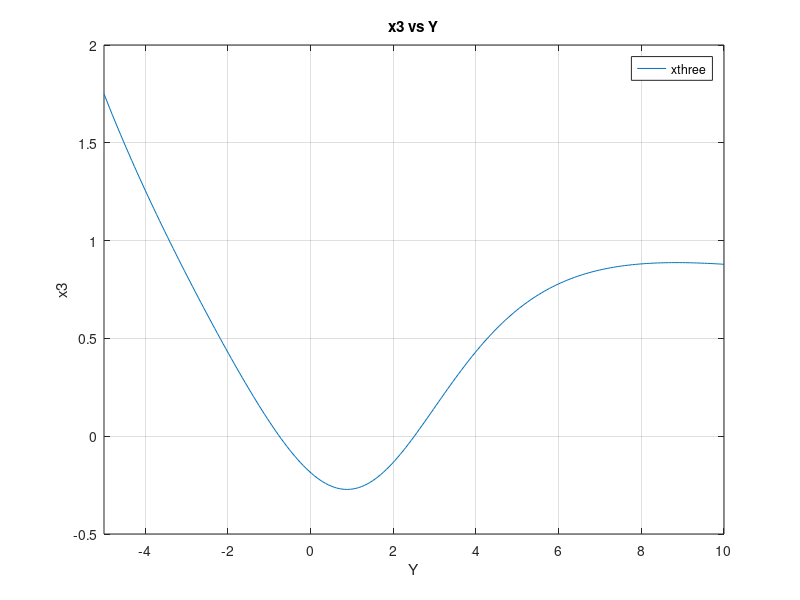

Write MATLAB code to recreate this figure.

function [  ] = P2(  )
%Funtion P2 is a no output no input function
%ECOR 2606 Fall 2015 - Quiz 3
%Name: Tayeb Al-Shedayfat
%Student number: 100957964
%defining matrix A and B and function to evaulate the matrix
B= [20;-8;3];
f=@(Y) [7 -2 (10+Y);9 (8+Y) -2;(10-Y) 5 6];

%part (i)
%if Y=0 calculating the x1,x2 and x3
solution = f(0)\B;
fprintf('For Y=0 => x1=%.2f, x2=%.2f and x3=%.2f\n',solution);

%(ii)
%Plotting of x3 vs Y from -5 to 10
figure(1)
fplot(@xthree,[-5 10]);
title('x3 vs Y')
ylabel('x3')
xlabel('Y')
grid on

%(iii)
minY = fminbnd(@xthree,-5,10);
minx3= xthree(minY);

%outputting results
fprintf('The value of Y that gives minimum x3 is equal to %.3f\nAnd the minimum x3 is %.3f\n',minY,minx3)




%Subfunction to calculate x3
function [ x3 ] = xthree( Y )
%Function xthree returns x3
%Inputs: Y = coefficent in matrix
%Outputs: x3 = the thrid root

sol= f(Y)\B;
x3=sol(3);

end

end

